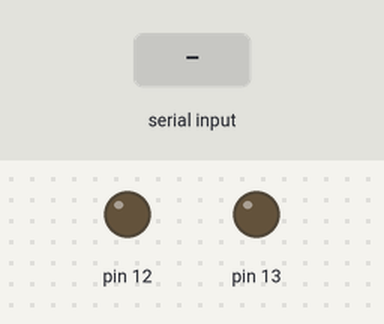
The sketch below on a simulated Arduino Nano, built with avr-gcc and run on an emulated ATmega328P. Shown: output pins drawn as LEDs (lit = HIGH). Inputs (shaded band) come from the test bench.

Above: at 1.2 s.
1.3 s: "11\n" received over the second serial link
At 1.9 s:
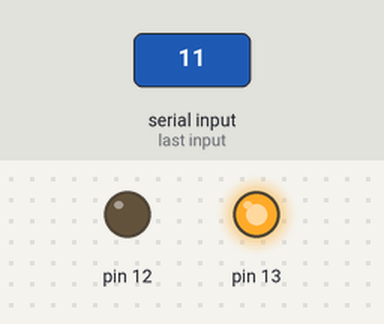
2.8 s: "21\n" received over the second serial link
At 4.0 s:
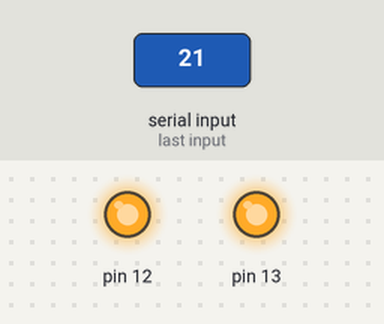
4.3 s: "10\n" received over the second serial link
At 5.3 s:
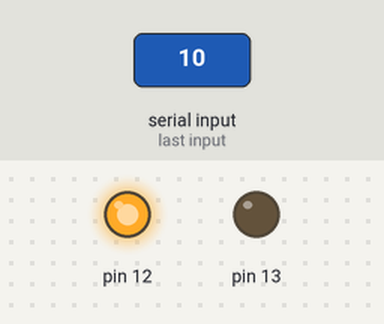
5.8 s: "20\n" received over the second serial link
At 6.5 s:
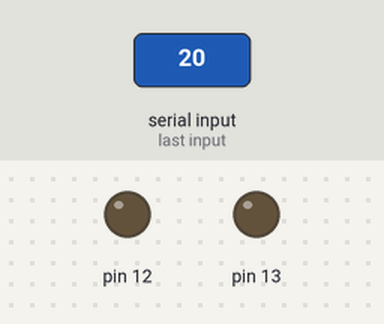
Timing chart, 0 to 8.3 s (numbered marks = the images above; inputs shaded):
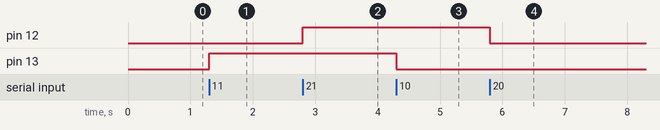

Measured:
- after the input at 1.3 s, pin 13: LOW → HIGH at once
- after the input at 2.8 s, pin 12: LOW → HIGH at once
- after the input at 4.3 s, pin 13: HIGH → LOW at once
- after the input at 5.8 s, pin 12: HIGH → LOW at once

The sketch:

Serial_test_code.ino
```cpp
#include <SoftwareSerial.h>

SoftwareSerial espserial(2,3);

void setup() {
  // put your setup code here, to run once:
  pinMode(13, OUTPUT);
  pinMode(12, OUTPUT);
  espserial.begin(9600);
}

void loop() {
  // put your main code here, to run repeatedly:
  if(espserial.available())
  {
    int state = espserial.parseInt();
    if(state == 11)
    {
      digitalWrite(13, HIGH);
    }
    else if(state==10)
    {
      digitalWrite(13, LOW);
    }
        if(state == 21)
    {
      digitalWrite(12, HIGH);
    }
    else if(state==20)
    {
      digitalWrite(12, LOW);
    }
  }
}
```
